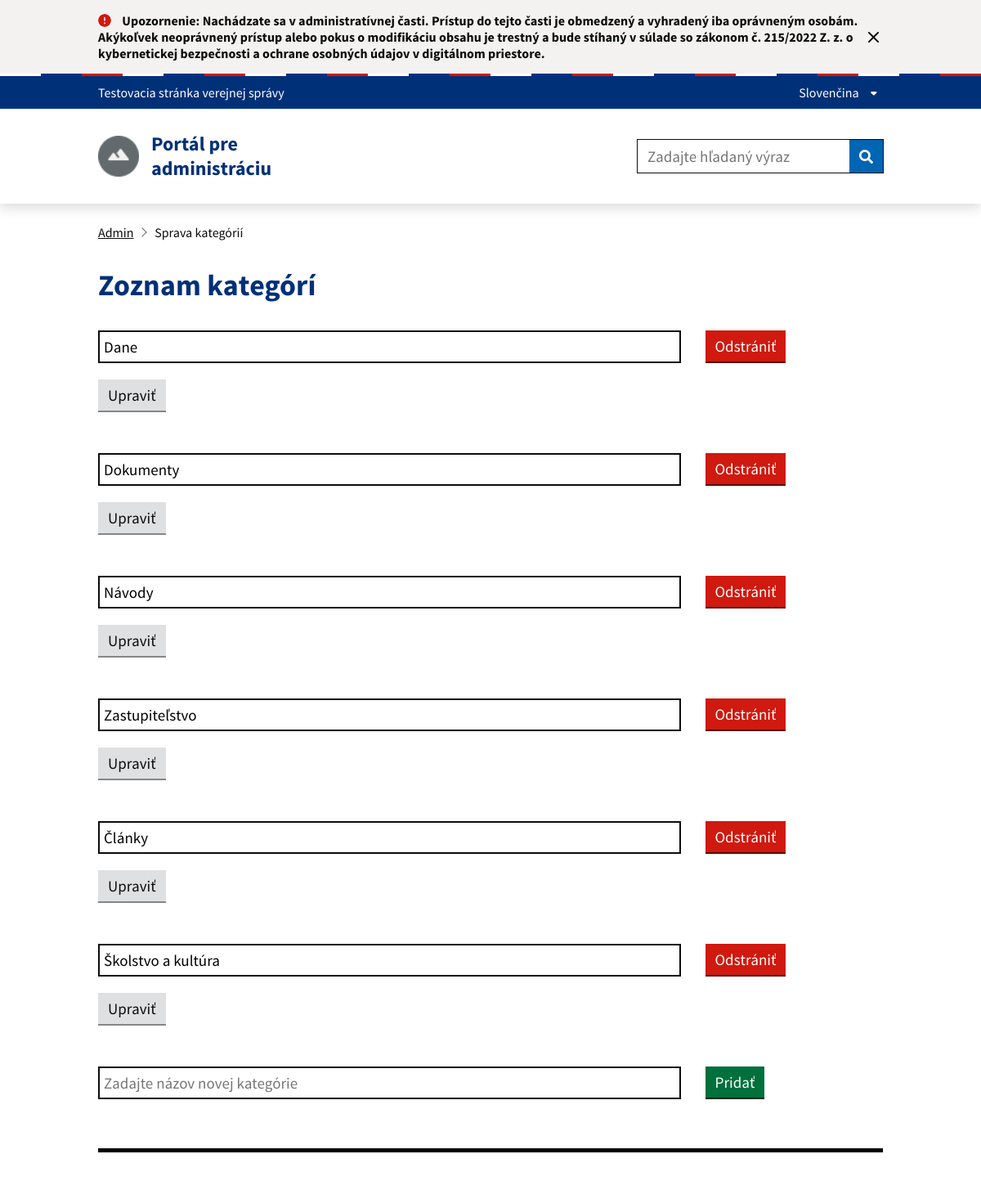
Page /uvod/kategoriaAdmin/ (upper part) on the earlier database version.
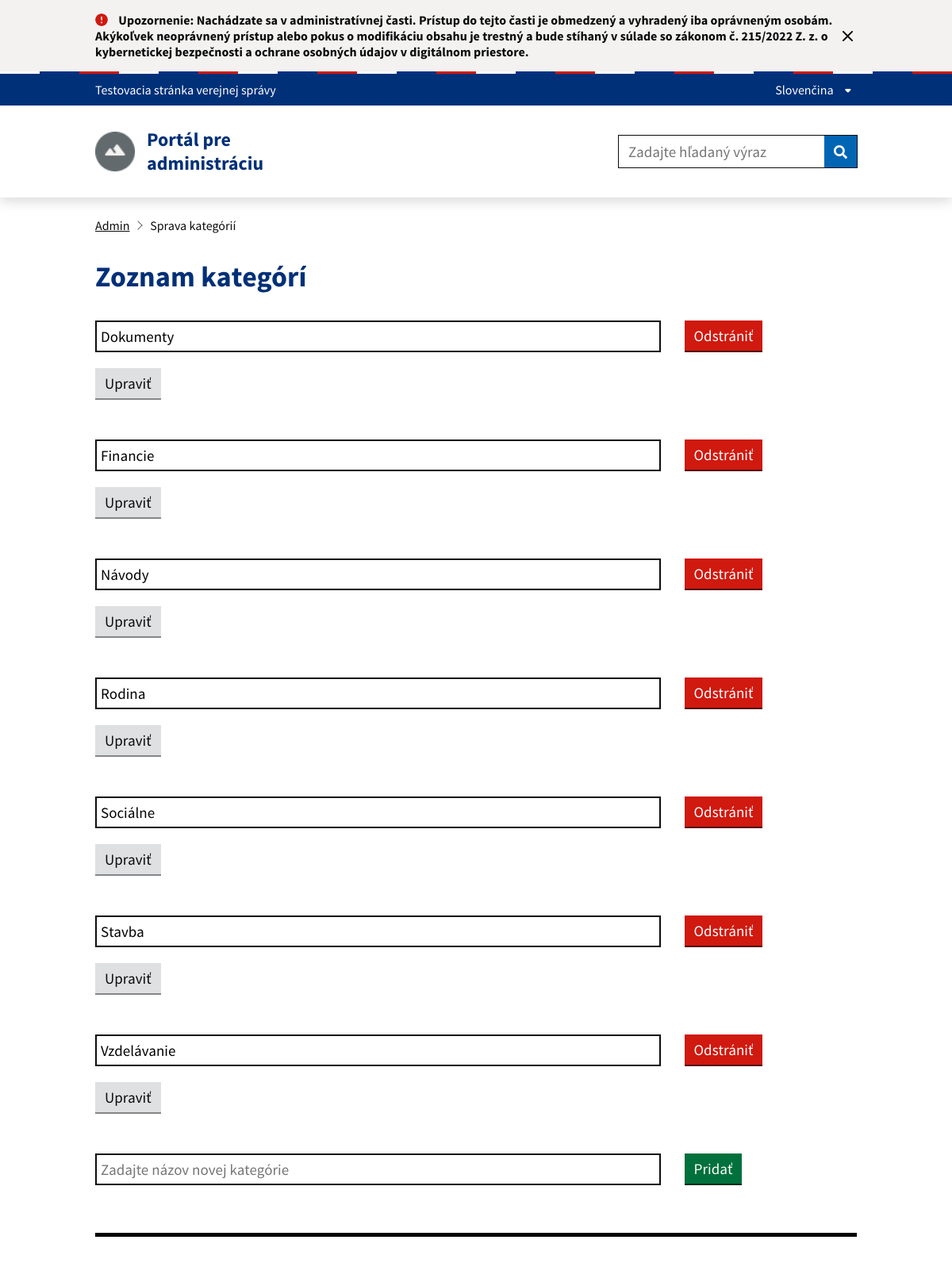
Same page on the later database version.
### MainPage/models.py (models this page shows, shortened)
class Category(models.Model):
    name = models.CharField(max_length=100, unique=True, db_index=True)
    class Meta:
        verbose_name = 'Category'
        verbose_name_plural = 'Categories'
        ordering = ['name']  # Poradie podľa názvu kategórie

### AdminPage/views.py (the view, shortened to what this page needs)
# urls.py: path('kategoriaAdmin/', views.categoryAdmin, name='categoryAdmin'),
def categoryAdmin(request):
    categories = Category.objects.all()
    context = {
        'categories': categories,
    }
    return render(request, 'AdminPage/categoryAdmin.html', context)

### AdminPage/templates/AdminPage/categoryAdmin.html (shortened to what the changed rows need)
<!DOCTYPE html>
<html lang="sk" class="govuk-template app-no-canvas-background">
<head>
    {% load static %}
    <link rel="stylesheet" href="{% static 'MainPage/idsk-frontend-2.11.0.min.css'%}">
    <link rel="stylesheet" href="{% static 'AdminPage/style.css'%}">
    <link rel="stylesheet" href="https://code.jquery.com/ui/1.12.1/themes/base/jquery-ui.css">
</head>
<body class="govuk-template__body ">
    <div class="govuk-width-container">
        <main class="govuk-main-wrapper govuk-main-wrapper--auto-spacing" id="main-content">
            <div class="govuk-form-group">
                <fieldset class="govuk-fieldset">
                    <legend class="govuk-fieldset__legend govuk-fieldset__legend--l">
                        <h2 class="govuk-fieldset__heading">
                            Zoznam kategórí
                        </h2>
                    </legend>
                    {% for category in categories %}
                    <div class="govuk-grid-row" style="margin-top: 20px;">
                        <div class="govuk-grid-column-three-quarters">
                            <form method="post" action="{% url 'update_category' category.id %}">
                                <input class="govuk-input"  type="text" name="new_name" value="{{ category.name }}" required>
                                <button type="submit" style="margin-top: 20px;" class="govuk-button govuk-button--secondary">Upraviť</button>
                            </form>
                        </div>
                        <div class="govuk-grid-column-one-quarter" style="display: flex; align-items: center; justify-content: space-between;">
                            <form method="post" action="{% url 'delete_category' category.id %}">
                                <button type="submit"  class="govuk-button govuk-button--warning " >Odstrániť</button>
                            </form>
                        </div>
                    </div>
                    {% endfor %}
                </fieldset>
            </div>
        </main>
    </div>
</body>
</html>

Differences in the rows shown:
removed Category: new_name "Dane"
removed Category: new_name "Zastupiteľstvo"
added Category: new_name "Financie"
added Category: new_name "Rodina"
changed Category: new_name "Články" → "Sociálne"
changed Category: new_name "Školstvo a kultúra" → "Stavba"
added Category: new_name "Vzdelávanie"
